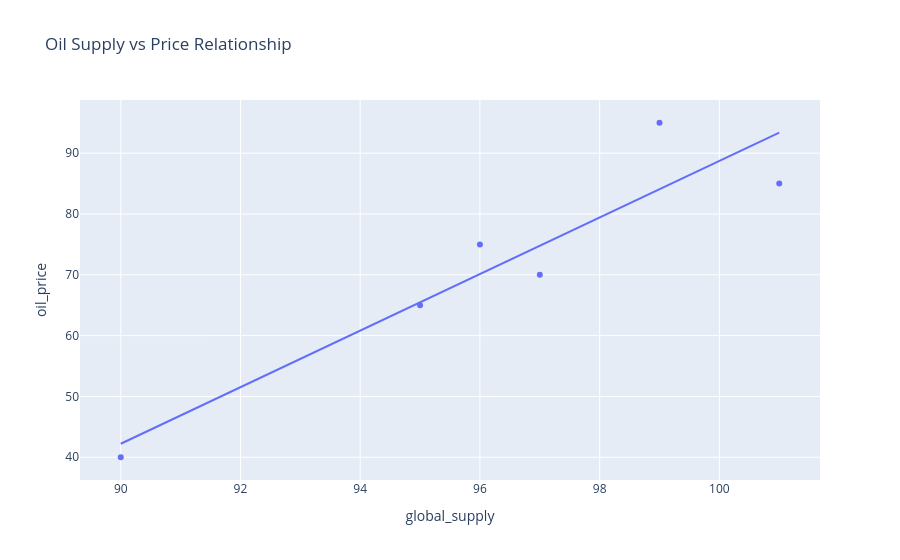

Notebook code for this chart:
### Code cell
fig = px.scatter(
    oil_df, 
    x='global_supply',
    y='oil_price',
    trendline='ols',
    title='Oil Supply vs Price Relationship'
)
fig.show()

### Figure 1 — Plotly figure (JSON) as saved in the notebook; plotly's stock layout.template omitted (floating-point values rounded to 4 significant figures)
{"data": [{"hovertemplate": "global_supply=%{x}<br>oil_price=%{y}<extra></extra>", "legendgroup": "", "marker": {"color": "#636efa", "symbol": "circle"}, "mode": "markers", "name": "", "orientation": "v", "showlegend": false, "type": "scatter", "x": [95, 97, 90, 96, 99, 101], "xaxis": "x", "y": [65, 70, 40, 75, 95, 85], "yaxis": "y"}, {"hovertemplate": "<b>OLS trendline</b><br>oil_price = 4.64953 * global_supply + -376.238<br>R<sup>2</sup>=0.864726<br><br>global_supply=%{x}<br>oil_price=%{y} <b>(trend)</b><extra></extra>", "legendgroup": "", "marker": {"color": "#636efa", "symbol": "circle"}, "mode": "lines", "name": "", "showlegend": false, "type": "scatter", "x": [90, 95, 96, 97, 99, 101], "xaxis": "x", "y": [42.22, 65.47, 70.12, 74.77, 84.07, 93.36], "yaxis": "y"}], "layout": {"legend": {"tracegroupgap": 0}, "title": {"text": "Oil Supply vs Price Relationship"}, "xaxis": {"anchor": "y", "domain": [0, 1], "title": {"text": "global_supply"}}, "yaxis": {"anchor": "x", "domain": [0, 1], "title": {"text": "oil_price"}}}}
